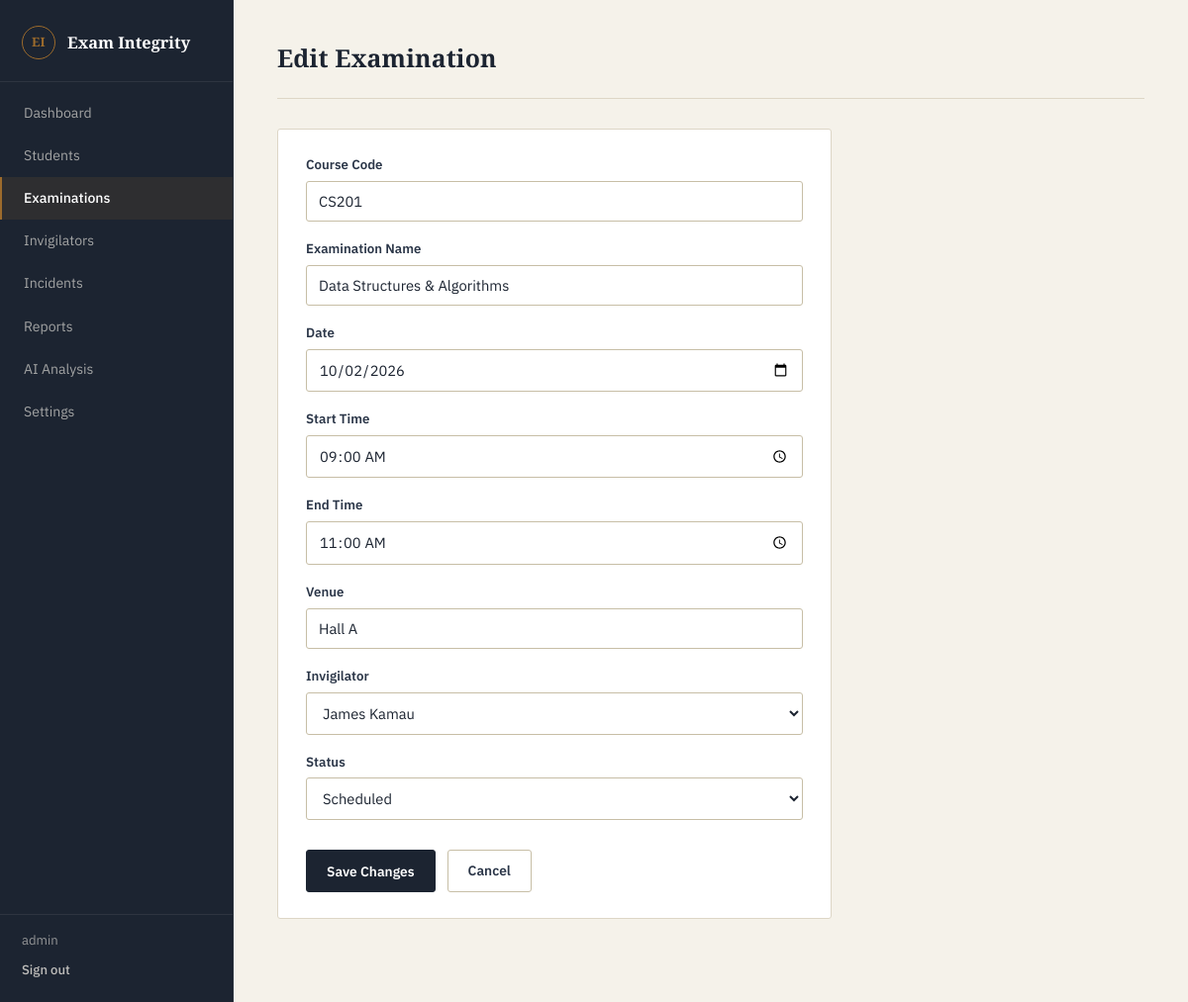
Screenshot of /admin/examinations/edit/1 (signed in) with the database file from the repository.
### tables this page shows
CREATE TABLE examinations (
            id INTEGER PRIMARY KEY AUTOINCREMENT,
            course_code TEXT NOT NULL,
            examination_name TEXT NOT NULL,
            examination_date DATE NOT NULL,
            start_time TEXT NOT NULL,
            end_time TEXT NOT NULL,
            venue TEXT,
            invigilator_id INTEGER,
            status TEXT DEFAULT 'scheduled' CHECK (status IN ('scheduled', 'ongoing', 'completed', 'cancelled')),
            created_at TIMESTAMP DEFAULT CURRENT_TIMESTAMP,
            FOREIGN KEY (invigilator_id) REFERENCES invigilators (id)
        );

### app.py (the view, shortened to what this page needs)
@app.route("/admin/examinations/edit/<int:examination_id>", methods=["GET", "POST"])
def edit_examination(examination_id):
    if not admin_required():
        return redirect(url_for("login"))
    connection = get_db_connection()
    if request.method == "GET":
        examination = connection.execute(
            "SELECT * FROM examinations WHERE id = ?", (examination_id,)
        ).fetchone()
        invigilators = connection.execute("SELECT * FROM invigilators ORDER BY first_name").fetchall()
        connection.close()
        if examination is None:
            return redirect(url_for("admin_examinations"))
        return render_template("examination_form.html", examination=examination, invigilators=invigilators)

### app.py (called while the page is built)
def get_db_connection():
    connection = sqlite3.connect(DATABASE)
    connection.row_factory = sqlite3.Row
    connection.execute("PRAGMA foreign_keys = ON")
    return connection

def admin_required():
    return "user_id" in session and session.get("role") == "admin"

### templates/examination_form.html (shortened to what this page needs)
{% extends "base.html" %}
{% block content %}
<div class="page-header">
    <h1>{{ 'Edit' if examination else 'Schedule' }} Examination</h1>
</div>
<div class="panel form-panel">
    <form method="POST">
        <label for="course_code">Course Code</label>
        <input type="text" id="course_code" name="course_code" value="{{ examination.course_code if examination else '' }}" required>
        <label for="examination_name">Examination Name</label>
        <input type="text" id="examination_name" name="examination_name" value="{{ examination.examination_name if examination else '' }}" required>
        <label for="examination_date">Date</label>
        <input type="date" id="examination_date" name="examination_date" value="{{ examination.examination_date if examination else '' }}" required>
        <label for="start_time">Start Time</label>
        <input type="time" id="start_time" name="start_time" value="{{ examination.start_time if examination else '' }}" required>
        <label for="end_time">End Time</label>
        <input type="time" id="end_time" name="end_time" value="{{ examination.end_time if examination else '' }}" required>
        <label for="venue">Venue</label>
        <input type="text" id="venue" name="venue" value="{{ examination.venue if examination else '' }}">
        <label for="invigilator_id">Invigilator</label>
        <select id="invigilator_id" name="invigilator_id">
            {% for inv in invigilators %}
            <option value="{{ inv.id }}" {{ 'selected' if examination and examination.invigilator_id == inv.id }}>
                {{ inv.first_name }} {{ inv.last_name }}
            </option>
            {% endfor %}
        </select>
        <label for="status">Status</label>
        <select id="status" name="status">
            {% for s in ['scheduled', 'ongoing', 'completed', 'cancelled'] %}
            <option value="{{ s }}" {{ 'selected' if examination and examination.status == s }}>{{ s|capitalize }}</option>
            {% endfor %}
        </select>
        <div class="form-actions">
            <button type="submit" class="btn btn-primary">{{ 'Save Changes' if examination else 'Schedule Examination' }}</button>
            <a href="{{ url_for('admin_examinations') }}" class="btn btn-ghost">Cancel</a>
        </div>
    </form>
</div>
{% endblock %}

### static/css/style.css (style rules this page uses)
:root { --ink: #1C2431; --ink-soft: #2B3648; --paper: #F5F2EA; --surface: #FFFFFF; --rule: #DDD6C6; --rule-strong: #C7BEA6; --brass: #9C6B2C; --brass-deep: #7C5420; --slate: #5B6472; --slate-light: #8A8F98; --oxblood: #7A2E2E; --oxblood-tint: #F5E8E6; --moss: #3F6B54; --moss-tint: #E7EFE8; --sand: #EADFC5; --sand-tint: #F7F0DE; --radius: 3px; --radius-lg: 4px; }
* { box-sizing: border-box; margin: 0; padding: 0; }
html { -webkit-font-smoothing: antialiased; }
body { font-family: "IBM Plex Sans", "Segoe UI", Helvetica, Arial, sans-serif; background: var(--paper); color: var(--ink); font-size: 15px; line-height: 1.5; }
h1, h2, h3 { font-family: "Source Serif 4", Georgia, "Times New Roman", serif; font-weight: 600; color: var(--ink); letter-spacing: 0.005em; }
a { text-decoration: none; color: inherit; }
.page-header, .dashboard-header { display: flex; align-items: flex-start; justify-content: space-between; margin-bottom: 30px; padding-bottom: 22px; border-bottom: 1px solid var(--rule); flex-wrap: wrap; gap: 14px; }
.page-header h1, .dashboard-header h1 { font-size: 1.55rem; color: var(--ink); }
.panel, .dashboard-panel { background: var(--surface); border: 1px solid var(--rule); border-radius: var(--radius); padding: 26px 28px; margin-bottom: 24px; }
.form-panel { max-width: 560px; }
label { display: block; font-size: 0.83rem; font-weight: 600; color: var(--ink-soft); margin-bottom: 6px; margin-top: 18px; }
label:first-of-type { margin-top: 0; }
input[type="text"], input[type="password"], input[type="number"], input[type="date"], input[type="time"], select, textarea { width: 100%; padding: 10px 12px; border: 1px solid var(--rule-strong); border-radius: var(--radius); font-size: 0.92rem; font-family: inherit; background: var(--surface); color: var(--ink); }
input::placeholder, textarea::placeholder { color: var(--slate-light); }
.form-actions { display: flex; gap: 12px; margin-top: 30px; }
.btn { display: inline-block; padding: 10px 20px; border-radius: var(--radius); font-size: 0.86rem; font-weight: 600; border: 1px solid transparent; cursor: pointer; font-family: inherit; transition: background 0.12s ease, border-color 0.12s ease, color 0.12s ease; }
.btn-primary { background: var(--ink); color: #FFFFFF; border-color: var(--ink); }
.btn-ghost { background: transparent; color: var(--ink-soft); border-color: var(--rule-strong); }

### rows the page displays
examinations: course_code "CS201", examination_name "Data Structures & Algorithms", examination_date "10/02/2026", start_time "09:00", end_time "11:00", venue "Hall A"

### other values shown
{{ session.get('username') }} "admin"
{{ 'Edit' if examination else 'Schedule' }} "Edit"
{{ 'Save Changes' if examination else 'Schedule Examination' }} "Save Changes"
form field invigilator_id "James Kamau"
form field status "Scheduled"
